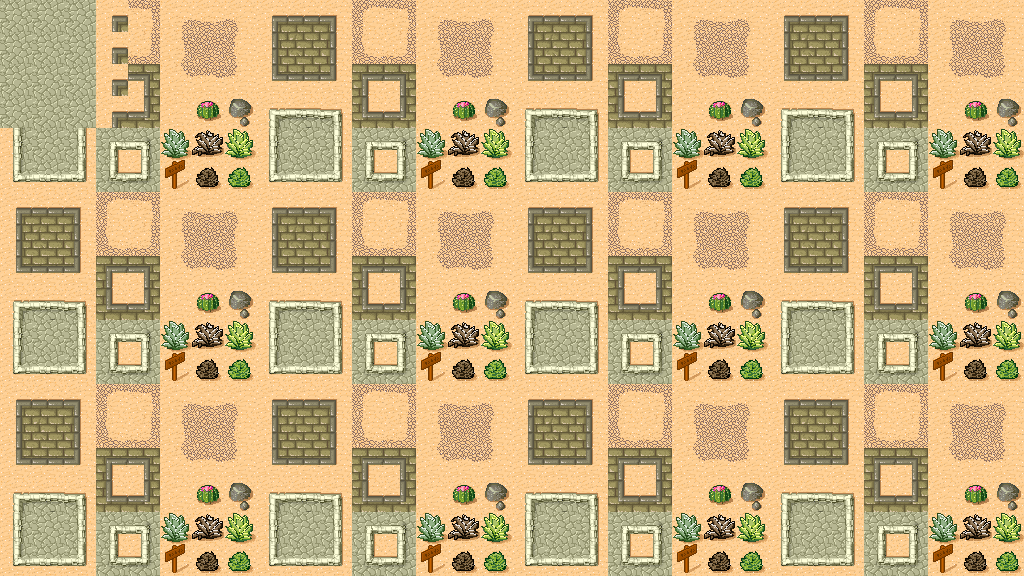

This game map was drawn from its Tiled (.tmx) file and the tilesets committed beside it. A one-line description and the trimmed map source follow:
An orthogonal 32x18 tile map with 32x32 px tiles, 2 tile layers (Map, Meta).

<map version="1.2" tiledversion="1.2.1" orientation="orthogonal" renderorder="right-down" width="32" height="18" tilewidth="32" tileheight="32" infinite="0" nextlayerid="3" nextobjectid="1">
 <tileset firstgid="1" source="desert.tsx" />
 <layer id="1" name="Map" width="32" height="18">
  <data>[576 cells, 576 non-empty, 48 distinct tile ids]</data>
 </layer>
 <layer id="2" name="Meta" width="32" height="18">
  <data>[576 cells, 0 non-empty, 0 distinct tile ids]</data>
 </layer>
</map>